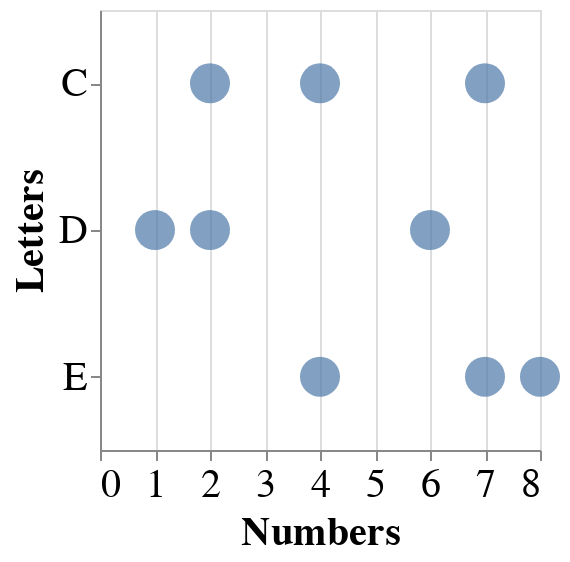

Notebook source saved alongside this figure:
### Markdown cell above
#### Activity : You Try!

Change the `mark` from `mark_point()` to `mark_circle` or `mark_square`

### Code cell
plot = plot ## YOUR SOLUTION HERE

plot.mark_circle()

### Figure 1 — Vega-Lite specification as saved in the notebook (floating-point values rounded to 4 significant figures)
{"height": 220, "width": 220, "config": {"style": {"circle": {"size": 400}, "point": {"size": 30}, "square": {"size": 400}}, "legend": {"symbolSize": 20, "titleFontSize": 20, "labelFontSize": 20}, "axis": {"titleFontSize": 20, "labelFontSize": 20}}, "data": {"name": "data-e1f27bdda7bfd6fed066714f7c229752"}, "mark": "circle", "encoding": {"x": {"field": "Numbers", "type": "quantitative"}, "y": {"field": "Letters", "type": "nominal"}}, "$schema": "https://vega.github.io/schema/vega-lite/v4.17.0.json", "datasets": {"data-e1f27bdda7bfd6fed066714f7c229752": [{"Letters": "C", "Numbers": 2}, {"Letters": "C", "Numbers": 7}, {"Letters": "C", "Numbers": 4}, {"Letters": "D", "Numbers": 1}, {"Letters": "D", "Numbers": 2}, {"Letters": "D", "Numbers": 6}, {"Letters": "E", "Numbers": 8}, {"Letters": "E", "Numbers": 4}, {"Letters": "E", "Numbers": 7}]}}
